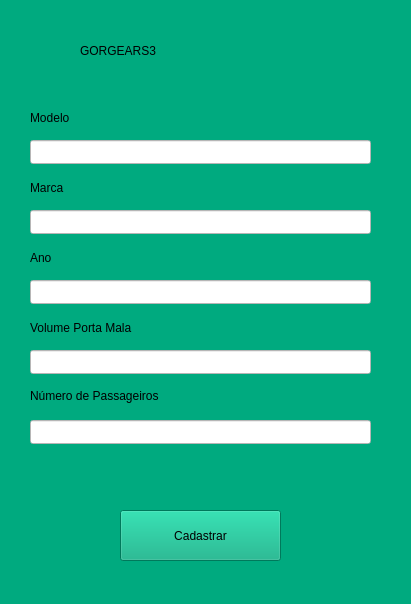
<?xml version="1.0" encoding="UTF-8"?>
<ui version="4.0">
 <class>cadastrar</class>
 <widget class="QWidget" name="cadastrar">
  <property name="geometry">
   <rect>
    <x>0</x>
    <y>0</y>
    <width>411</width>
    <height>604</height>
   </rect>
  </property>
  <property name="windowTitle">
   <string>Form</string>
  </property>
  <property name="styleSheet">
   <string notr="true">background-color: rgb(0, 170, 127);</string>
  </property>
  <widget class="QPushButton" name="pushButton">
   <property name="geometry">
    <rect>
     <x>120</x>
     <y>510</y>
     <width>161</width>
     <height>51</height>
    </rect>
   </property>
   <property name="styleSheet">
    <string notr="true">font: 700 10pt &quot;Segoe UI&quot;;</string>
   </property>
   <property name="text">
    <string>Cadastrar</string>
   </property>
  </widget>
  <widget class="QLineEdit" name="lineEdit">
   <property name="geometry">
    <rect>
     <x>30</x>
     <y>140</y>
     <width>341</width>
     <height>24</height>
    </rect>
   </property>
   <property name="styleSheet">
    <string notr="true">background-color: rgb(255, 255, 255);</string>
   </property>
  </widget>
  <widget class="QLineEdit" name="lineEdit_2">
   <property name="geometry">
    <rect>
     <x>30</x>
     <y>210</y>
     <width>341</width>
     <height>24</height>
    </rect>
   </property>
   <property name="styleSheet">
    <string notr="true">background-color: rgb(255, 255, 255);</string>
   </property>
  </widget>
  <widget class="QLineEdit" name="lineEdit_3">
   <property name="geometry">
    <rect>
     <x>30</x>
     <y>280</y>
     <width>341</width>
     <height>24</height>
    </rect>
   </property>
   <property name="styleSheet">
    <string notr="true">background-color: rgb(255, 255, 255);</string>
   </property>
  </widget>
  <widget class="QLineEdit" name="lineEdit_4">
   <property name="geometry">
    <rect>
     <x>30</x>
     <y>350</y>
     <width>341</width>
     <height>24</height>
    </rect>
   </property>
   <property name="styleSheet">
    <string notr="true">background-color: rgb(255, 255, 255);</string>
   </property>
  </widget>
  <widget class="QLineEdit" name="lineEdit_5">
   <property name="geometry">
    <rect>
     <x>30</x>
     <y>420</y>
     <width>341</width>
     <height>24</height>
    </rect>
   </property>
   <property name="styleSheet">
    <string notr="true">background-color: rgb(255, 255, 255);</string>
   </property>
  </widget>
  <widget class="QLabel" name="label">
   <property name="geometry">
    <rect>
     <x>30</x>
     <y>110</y>
     <width>341</width>
     <height>16</height>
    </rect>
   </property>
   <property name="styleSheet">
    <string notr="true">font: 700 10pt &quot;Segoe UI&quot;;</string>
   </property>
   <property name="text">
    <string>Modelo</string>
   </property>
  </widget>
  <widget class="QLabel" name="label_2">
   <property name="geometry">
    <rect>
     <x>30</x>
     <y>180</y>
     <width>341</width>
     <height>16</height>
    </rect>
   </property>
   <property name="styleSheet">
    <string notr="true">font: 700 10pt &quot;Segoe UI&quot;;</string>
   </property>
   <property name="text">
    <string>Marca</string>
   </property>
  </widget>
  <widget class="QLabel" name="label_3">
   <property name="geometry">
    <rect>
     <x>30</x>
     <y>250</y>
     <width>341</width>
     <height>16</height>
    </rect>
   </property>
   <property name="styleSheet">
    <string notr="true">font: 700 10pt &quot;Segoe UI&quot;;</string>
   </property>
   <property name="text">
    <string>Ano</string>
   </property>
  </widget>
  <widget class="QLabel" name="label_4">
   <property name="geometry">
    <rect>
     <x>30</x>
     <y>320</y>
     <width>341</width>
     <height>16</height>
    </rect>
   </property>
   <property name="styleSheet">
    <string notr="true">font: 700 10pt &quot;Segoe UI&quot;;</string>
   </property>
   <property name="text">
    <string>Volume Porta Mala</string>
   </property>
  </widget>
  <widget class="QLabel" name="label_5">
   <property name="geometry">
    <rect>
     <x>30</x>
     <y>380</y>
     <width>341</width>
     <height>31</height>
    </rect>
   </property>
   <property name="styleSheet">
    <string notr="true">font: 700 10pt &quot;Segoe UI&quot;;</string>
   </property>
   <property name="text">
    <string>Número de Passageiros</string>
   </property>
  </widget>
  <widget class="QLabel" name="label_6">
   <property name="geometry">
    <rect>
     <x>80</x>
     <y>10</y>
     <width>291</width>
     <height>81</height>
    </rect>
   </property>
   <property name="styleSheet">
    <string notr="true">font: 700 10pt &quot;Segoe UI&quot;;
font: 700 28pt &quot;Times New Roman&quot;;</string>
   </property>
   <property name="text">
    <string>GORGEARS3</string>
   </property>
  </widget>
 </widget>
 <resources/>
 <connections/>
</ui>
